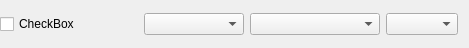
<?xml version="1.0" encoding="UTF-8"?>
<ui version="4.0">
 <class>QvkCameraSingle_wl</class>
 <widget class="QWidget" name="QvkCameraSingle_wl">
  <property name="geometry">
   <rect>
    <x>0</x>
    <y>0</y>
    <width>469</width>
    <height>48</height>
   </rect>
  </property>
  <property name="windowTitle">
   <string notr="true">Form</string>
  </property>
  <layout class="QHBoxLayout" name="horizontalLayout_2">
   <property name="leftMargin">
    <number>0</number>
   </property>
   <property name="topMargin">
    <number>0</number>
   </property>
   <property name="bottomMargin">
    <number>0</number>
   </property>
   <item>
    <layout class="QGridLayout" name="gridLayout" columnstretch="4,0,0,0,0">
     <item row="0" column="4">
      <layout class="QHBoxLayout" name="horizontalLayout_6">
       <item>
        <widget class="QComboBox" name="comboBoxCameraFPS"/>
       </item>
      </layout>
     </item>
     <item row="0" column="0">
      <layout class="QHBoxLayout" name="horizontalLayout">
       <item>
        <widget class="QCheckBox" name="checkBoxCameraOnOff">
         <property name="text">
          <string notr="true">CheckBox</string>
         </property>
        </widget>
       </item>
      </layout>
     </item>
     <item row="0" column="2">
      <layout class="QHBoxLayout" name="horizontalLayout_4">
       <item>
        <widget class="QComboBox" name="comboBoxCameraResolution">
         <property name="minimumSize">
          <size>
           <width>130</width>
           <height>0</height>
          </size>
         </property>
         <property name="currentText">
          <string notr="true"/>
         </property>
        </widget>
       </item>
      </layout>
     </item>
     <item row="0" column="1">
      <layout class="QHBoxLayout" name="horizontalLayout_3">
       <item>
        <widget class="QComboBox" name="comboBoxCameraPixelformat">
         <property name="minimumSize">
          <size>
           <width>100</width>
           <height>0</height>
          </size>
         </property>
         <property name="currentText">
          <string notr="true"/>
         </property>
         <property name="duplicatesEnabled">
          <bool>true</bool>
         </property>
        </widget>
       </item>
      </layout>
     </item>
    </layout>
   </item>
  </layout>
 </widget>
 <resources/>
 <connections/>
</ui>
